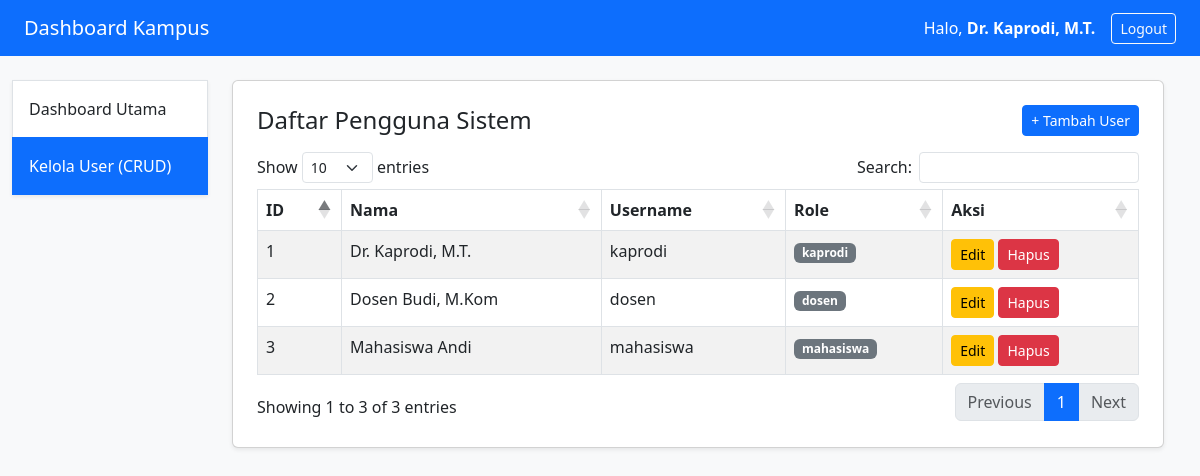
Screenshot of /kaprodi_users.php (signed in) with the database file from the repository.
### tables this page shows
CREATE TABLE IF NOT EXISTS `users` (
  `id` INT AUTO_INCREMENT PRIMARY KEY,
  `nama` VARCHAR(100) NOT NULL,
  `username` VARCHAR(50) NOT NULL UNIQUE,
  `password` VARCHAR(255) NOT NULL,
  `role` ENUM('kaprodi', 'dosen', 'mahasiswa') NOT NULL
);

### kaprodi_users.php (the view, shortened to what this page needs)
<?php
$db = new Database();
$conn = $db->getConnection();
$error = "";
$action = isset($_GET['action']) ? $_GET['action'] : 'list';
$editData = null;
$users = $conn->query("SELECT * FROM users")->fetchAll(PDO::FETCH_ASSOC);
?>
<!DOCTYPE html>
<html lang="id">
<head>
    <link href="https://cdn.jsdelivr.net/npm/bootstrap@5.3.0/dist/css/bootstrap.min.css" rel="stylesheet">
    <link href="https://cdn.datatables.net/1.13.6/css/dataTables.bootstrap5.min.css" rel="stylesheet">
</head>
<body class="bg-light">
<nav class="navbar navbar-expand-lg navbar-dark bg-primary mb-4">
    <div class="container-fluid px-4">
        <a class="navbar-brand" href="dashboard.php">Dashboard Kampus</a>
        <div class="d-flex text-white align-items-center">
            <span class="me-3">Halo, <strong><?= htmlspecialchars($_SESSION['nama']) ?></strong></span>
            <a href="logout.php" class="btn btn-outline-light btn-sm">Logout</a>
        </div>
    </div>
</nav>
<div class="container-fluid px-4">
    <div class="row">
        <div class="col-md-3 col-lg-2 px-0 mb-4">
            <div class="list-group shadow-sm rounded-0">
                <a href="dashboard.php" class="list-group-item list-group-item-action py-3">Dashboard Utama</a>
                <a href="kaprodi_users.php" class="list-group-item list-group-item-action active py-3">Kelola User (CRUD)</a>
            </div>
        </div>
        <div class="col-md-9 col-lg-10 px-md-4">
            <?php if ($action == 'add' || $action == 'edit'): ?>
                <div class="card shadow-sm p-4 mb-4">
                    <div class="d-flex justify-content-between align-items-center mb-3">
                        <h4 class="mb-0"><?= $action == 'edit' ? 'Edit User' : 'Tambah User Baru' ?></h4>
                        <a href="kaprodi_users.php" class="btn btn-secondary btn-sm">&larr; Kembali</a>
                    </div>
                    <?php if ($error): ?><div class="alert alert-danger py-2"><?= $error ?></div><?php endif; ?>
                    <form method="POST">
                        <?php if ($editData): ?>
                            <input type="hidden" name="id" value="<?= $editData['id'] ?>">
                        <?php endif; ?>
                        <div class="mb-3">
                            <label class="form-label">Nama Lengkap</label>
                            <input type="text" name="nama" class="form-control" value="<?= $editData['nama'] ?? '' ?>" required>
                        </div>
                        <div class="mb-3">
                            <label class="form-label">Username</label>
                            <input type="text" name="username" class="form-control" value="<?= $editData['username'] ?? '' ?>" required>
                        </div>
                        <div class="mb-3">
                            <label class="form-label">Password <?= $action == 'edit' ? '(Kosongkan jika tidak diubah)' : '' ?></label>
                            <input type="password" name="password" class="form-control" <?= $action == 'edit' ? '' : 'required' ?>>
                        </div>
                        <div class="mb-4">
                            <label class="form-label">Role</label>
                            <select name="role" class="form-control" required>
                                <option value="kaprodi" <?= (isset($editData) && $editData['role'] == 'kaprodi') ? 'selected' : '' ?>>Kaprodi</option>
                                <option value="dosen" <?= (isset($editData) && $editData['role'] == 'dosen') ? 'selected' : '' ?>>Dosen</option>
                                <option value="mahasiswa" <?= (isset($editData) && $editData['role'] == 'mahasiswa') ? 'selected' : '' ?>>Mahasiswa</option>
                            </select>
                        </div>
                        <div class="d-flex justify-content-end gap-2">
                            <a href="kaprodi_users.php" class="btn btn-secondary">Batal</a>
                            <button type="submit" class="btn btn-primary">Simpan</button>
                        </div>
                    </form>
                </div>
            <?php else: ?>
                <div class="card shadow-sm p-4">
                    <div class="d-flex justify-content-between align-items-center mb-3">
                        <h4 class="mb-0">Daftar Pengguna Sistem</h4>
                        <a href="kaprodi_users.php?action=add" class="btn btn-primary btn-sm">+ Tambah User</a>
                    </div>
                    <table id="dataTable" class="table table-striped table-bordered">
                        <thead>
                            <tr>
                                <th>ID</th>
                                <th>Nama</th>
                                <th>Username</th>
                                <th>Role</th>
                                <th>Aksi</th>
                            </tr>
                        </thead>
                        <tbody>
                            <?php foreach ($users as $u): ?>
                            <tr>
                                <td><?= $u['id'] ?></td>
                                <td><?= htmlspecialchars($u['nama']) ?></td>
                                <td><?= htmlspecialchars($u['username']) ?></td>
                                <td><span class="badge bg-secondary"><?= $u['role'] ?></span></td>
                                <td>
                                    <a href="kaprodi_users.php?action=edit&id=<?= $u['id'] ?>" class="btn btn-sm btn-warning">Edit</a>
                                    <a href="kaprodi_users.php?hapus=<?= $u['id'] ?>" class="btn btn-sm btn-danger" onclick="return confirm('Yakin hapus user ini?')">Hapus</a>
                                </td>
                            </tr>
                            <?php endforeach; ?>
                        </tbody>
                    </table>
                </div>
            <?php endif; ?>
        </div>
    </div>
</div>
</body>
</html>

### rows the page displays
users: id "1", nama "Dr. Kaprodi, M.T.", username "kaprodi", role "kaprodi"
users: id "2", nama "Dosen Budi, M.Kom", username "dosen", role "dosen"
users: id "3", nama "Mahasiswa Andi", username "mahasiswa", role "mahasiswa"

### other values shown
$_SESSION['nama'] "Dr. Kaprodi, M.T."
